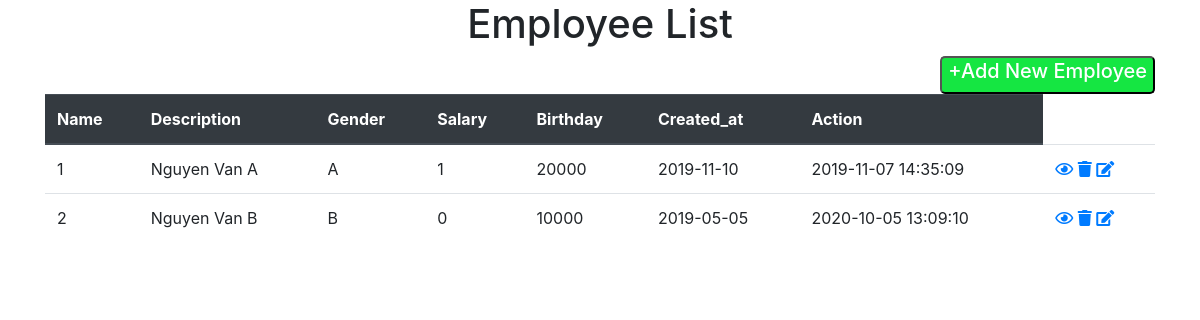
The page / on the database its author committed.
### tables this page shows
CREATE TABLE `employees` (
  `id` int(11) NOT NULL,
  `name` varchar(100) NOT NULL,
  `description` text DEFAULT NULL,
  `gender` tinyint(4) DEFAULT NULL,
  `salary` int(10) DEFAULT NULL,
  `birthday` date DEFAULT NULL,
  `created_at` timestamp NULL DEFAULT current_timestamp() ON UPDATE current_timestamp()
);

### index.php (the view, shortened to what this page needs)
<!doctype html>
<html lang="en">
  <head>
    <link rel="stylesheet" href="https://pro.fontawesome.com/releases/v5.10.0/css/all.css"/>
    <link rel="stylesheet" href="https://stackpath.bootstrapcdn.com/bootstrap/4.3.1/css/bootstrap.min.css">
    <link rel="stylesheet" href="css/style.css">
</head>
  <body>
  <?php
    include('config.php');
    $sql = "SELECT * FROM employees";
    $query = mysqli_query($conn, $sql);
?>
      <div class="container">
          <h1>Employee List</h1>
          <div class="nvlist">
              <div class="add">
                  <button> <a href="create.php"> <h5>+Add New Employee</h5></a></button>
              </div>
             <table class='table'>
                     <thead class='thead-dark'>
                         <tr>
                            <th>Name</th>
                            <th>Description</th>
                            <th>Gender</th>
                            <th>Salary</th>
                            <th>Birthday</th>
                            <th>Created_at</th>
                            <th>Action</th>
                        </tr>
                    </thead>
                 <tbody>
                <?php while($row = mysqli_fetch_assoc($query)) {?>
                            <tr>
                             <td> <?php echo $row['id']; ?></td>
                             <td> <?php echo $row['name'] ;?></td>
                             <td> <?php echo $row['description'] ;?> </td>
                             <td> <?php echo $row['gender'] ;?> </td>
                             <td> <?php echo $row['salary'] ;?> </td>
                             <td> <?php echo $row['birthday'] ;?> </td>
                             <td> <?php echo $row['created_at'] ;?></td>
                             <td>
                                 <a href="view.php?id=<?php echo $row['id'];?>"   ><i class="far fa-eye"></i></a>
                                 <a href="delete.php?id=<?php echo $row['id'];?>" onclick="if (!confirm('Bạn có chắc chắn muốn xóa bản ghi này không?')) { return false }" ><i class="fas fa-trash"></i></a>
                                 <a href="edit.php?id=<?php echo $row['id'];?>" ><i class="fas fa-edit"></i></a>
                            </td>
                        </tr>
                        <?php
                    }
                    ?>
                 </tbody>
          </table>
          </div>
      </div>
  </body>
</html>

### css/style.css (style rules this page uses)
h1 { text-align: center; }
h5 { color: white; }
a:link { text-decoration: none; }
button { background-color: rgb(21, 230, 66); border-radius: 5px; float: right; }

### rows shown on the page
employees: id "1", name "Nguyen Van A", description "A", gender "1", salary "20000", birthday "2019-11-10", created_at "2019-11-07 14:35:09"
employees: id "2", name "Nguyen Van B", description "B", gender "0", salary "10000", birthday "2019-05-05", created_at "2020-10-05 13:09:10"
